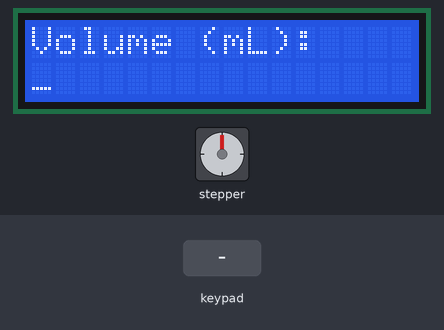
This sketch was run on a simulated Arduino Mega 2560, built with avr-gcc and run on an emulated ATmega2560. On the bench: 16×2 character LCD, stepper motor. Inputs (shaded band) come from the test bench. Stepper angles assume 1600 steps per turn.

Above: at 1.2 s.
1.3 s: keypad keys 2 2 2 3 2 4 2 5 # pressed 0.4 s apart
At 3.7 s:
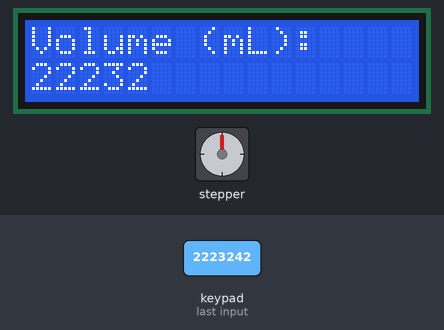
6.4 s: key '1' pressed
At 7.6 s:
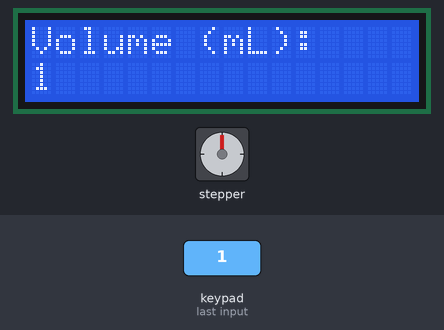
7.9 s: key '#' pressed
At 10.3 s:
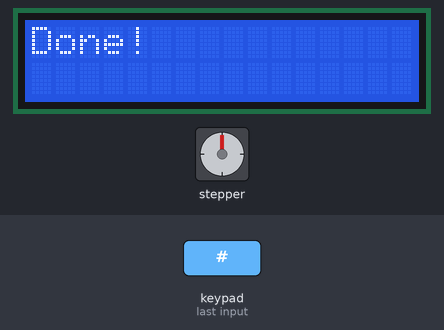
10.6 s: keypad keys 2 6 2 7 2 8 2 9 pressed 0.4 s apart
At 13.2 s:
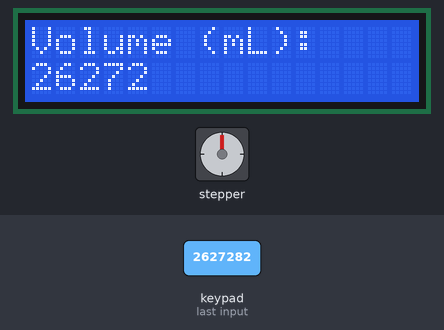
15.3 s: keypad keys 2 6 2 7 2 8 2 9 # pressed 0.4 s apart
At 19.3 s:
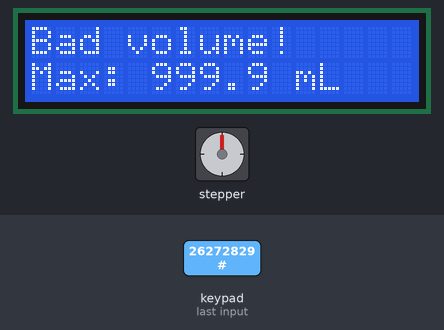
21.5 s: key '2' pressed
At 22.6 s:
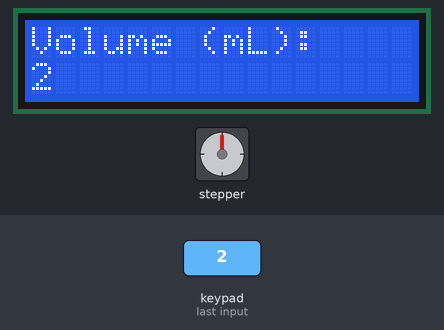
Timing chart, 0 to 24.0 s (numbered marks = the images above; inputs shaded):
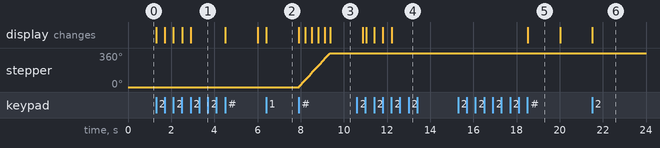

Measured:
- after the input at 1.3 s, the display: first changes at once (image 1 shows a later state)
- after the input at 6.4 s, the display: changes at once (image 2)
- after the input at 7.9 s, stepper: turns 360° clockwise in 1.4 s, starting at once; the display: first changes at once (image 3 shows a later state)
- after the input at 10.6 s, the display: first differs from a run without the input after 0.27 s (image 4 shows a later state)
- after the input at 15.3 s, the display: changes after 3.2 s (image 5)
- after the input at 21.5 s, the display: changes at once (image 6)
- what the display in image 5 shows lasts 1.5 s, from 18.5 s to 20.0 s

The sketch:

Nema_17_Motor_Sketch.ino
```cpp
#include <LiquidCrystal.h>   // Controls the 16x2 LCD display
#include <AccelStepper.h>    // Non-blocking stepper control with speed/acceleration
#include <Keypad.h>          // Reads key presses from the 4x4 membrane keypad

// ══════════════════════════════════════════════════════════════════════
// PUMP CALIBRATION
// These are the two values you will need to measure and adjust once
// the physical pump body is assembled and tubing is installed.
// ══════════════════════════════════════════════════════════════════════

const int   STEPS_PER_REV = 1600;  // Number of steps for one full rotation of the
                                    // NEMA 17 stepper motor at 1/8 microstepping
                                    // via the A4988 driver (200 full steps × 8).
                                    // Adjust if you change the MS1/MS2/MS3 jumper
                                    // settings on the A4988.

const float ML_PER_REV    = 1.0;   // How many mL of liquid the pump dispenses per
                                    // one full motor revolution. This must be
                                    // calibrated empirically: run a known number of
                                    // revolutions, measure the displaced volume with
                                    // a syringe, then divide volume by revolutions.

const float MAX_VOLUME_ML = 999.9; // Maximum volume the user is allowed to enter (mL).
                                    // Prevents accidental extremely long motor runs.

const byte  MAX_INPUT_LEN = 5;     // Maximum number of characters in the volume input
                                    // field (e.g. "999.9" = 5 chars including the dot).

// ══════════════════════════════════════════════════════════════════════
// COMPONENT SETUP
// ══════════════════════════════════════════════════════════════════════

// Stepper motor driver
// DRIVER mode sends STEP and DIR signals to the A4988 driver board.
// The A4988 handles all coil sequencing internally.
//   STEP → D8,  DIR → D9
// RESET and SLEEP pins on the A4988 must be bridged together.
// MS1 and MS2 tied to 5V, MS3 to GND for 1/8 microstepping.
// ENABLE tied to GND to keep the motor always enabled.
// A 100µF capacitor must be placed across VMOT and GND on the A4988.
AccelStepper myStepper(AccelStepper::DRIVER, 8, 9);

// LCD1602 display
// Arguments: RS, Enable, D4, D5, D6, D7
// RW pin (pin 5 on LCD) must be tied to GND for write-only operation —
// leaving it floating causes a blank display even if all other wiring is correct.
// Backlight anode (pin 15) requires a 220Ω current-limiting resistor to 5V.
// Contrast (pin 3 / V0) is set via a 10kΩ potentiometer wiper between 5V and GND.
LiquidCrystal lcd(12, 7, 5, 4, 3, 2);

// 4x4 membrane keypad
// Physical layout:
//   [ 1 ][ 2 ][ 3 ][ A ]  ← A = decimal point
//   [ 4 ][ 5 ][ 6 ][ B ]  ← B unused
//   [ 7 ][ 8 ][ 9 ][ C ]  ← C unused
//   [ * ][ 0 ][ # ][ D ]  ← * = clear/stop,  # = confirm/run,  D unused
const byte ROWS = 4, COLS = 4;
char keys[ROWS][COLS] = {
  {'1','2','3','A'},
  {'4','5','6','B'},
  {'7','8','9','C'},
  {'*','0','#','D'}
};
byte rowPins[ROWS] = {22, 23, 24, 25};  // Arduino pins connected to keypad rows
byte colPins[COLS] = {26, 27, 28, 29};  // Arduino pins connected to keypad columns
Keypad keypad = Keypad(makeKeymap(keys), rowPins, colPins, ROWS, COLS);

// ══════════════════════════════════════════════════════════════════════
// STATE MACHINE
// The program runs in one of two states at any time:
//   ENTERING   — waiting for the user to type a volume on the keypad
//   DISPENSING — motor is running, keypad only checks for cancel (*)
// ══════════════════════════════════════════════════════════════════════
enum State { ENTERING, DISPENSING };
State state = ENTERING;

// ── Runtime variables ─────────────────────────────────────────────────
String inputVolume = "";    // Accumulates the keypad digits as a string (e.g. "12.5")
bool   hasDecimal  = false; // Tracks whether a decimal point has already been entered
                             // so a second '.' keypress is ignored
long   totalSteps  = 0;     // Total steps calculated for the current dispense run,
                             // used to compute the progress percentage

// ══════════════════════════════════════════════════════════════════════
// HELPER FUNCTIONS
// ══════════════════════════════════════════════════════════════════════

// Prints a string on the specified LCD row (0 = top, 1 = bottom).
// Pads with trailing spaces to exactly 16 characters, which overwrites any
// leftover characters from a previous longer string without calling lcd.clear()
// (which would cause visible flicker).
void lcdPrintLine(byte row, String text) {
  lcd.setCursor(0, row);
  while (text.length() < 16) text += ' ';
  lcd.print(text);
}

// Displays the volume entry prompt on the LCD.
// Top line: static label.  Bottom line: current input, or "_" if empty.
void showEnterPrompt() {
  lcdPrintLine(0, "Volume (mL):");
  lcdPrintLine(1, inputVolume.length() ? inputVolume : "_");
}

// ══════════════════════════════════════════════════════════════════════
// SETUP — runs once on power-on or reset
// ══════════════════════════════════════════════════════════════════════
void setup() {
  lcd.begin(16, 2);              // Initialise LCD as 16 columns, 2 rows

  myStepper.setMaxSpeed(3000);   // Hard ceiling on step rate (steps/sec).
                                  // The A4988 + NEMA 17 can handle much higher rates
                                  // than the old 28BYJ-48; tune down if stalling occurs.

  showEnterPrompt();             // Show the initial volume entry screen
}

// ══════════════════════════════════════════════════════════════════════
// MAIN LOOP — runs repeatedly
// ══════════════════════════════════════════════════════════════════════
void loop() {

  // ── DISPENSING state ──────────────────────────────────────────────
  // While the motor is running, skip normal keypad handling and only
  // check for an emergency stop (*). Then advance the motor one step.
  if (state == DISPENSING) {
    char key = keypad.getKey();
    if (key == '*') {
      // Emergency stop: sets the motor's current position as its target,
      // making distanceToGo() immediately return 0 and halting the run.
      // myStepper.stop() is NOT used here because it decelerates gradually,
      // which means distanceToGo() stays non-zero and the done branch
      // in runOneStep() never triggers.
      myStepper.setCurrentPosition(myStepper.currentPosition());
    }
    runOneStep();
    return; // Skip the rest of loop() — no normal keypad input while dispensing
  }

  // ── ENTERING state ────────────────────────────────────────────────
  char key = keypad.getKey();
  if (!key) return; // No key pressed this cycle, nothing to do

  // ── Digit keys (0–9) ──────────────────────────────────────────────
  if (key >= '0' && key <= '9') {
    if (inputVolume.length() < MAX_INPUT_LEN) {
      // Prevent multiple leading zeros (e.g. "00" is not valid)
      // but allow "0." as a valid start for values less than 1 mL
      if (!(inputVolume == "0" && key == '0')) {
        inputVolume += key;
        showEnterPrompt();
      }
    }
    // Silently ignore input beyond MAX_INPUT_LEN characters

  // ── A key — decimal point ─────────────────────────────────────────
  } else if (key == 'A') {
    // Only insert a decimal if one hasn't been added yet, and there is
    // still room for at least one digit after it
    if (!hasDecimal && inputVolume.length() < MAX_INPUT_LEN - 1) {
      if (inputVolume.length() == 0) inputVolume = "0"; // Prefix bare "." with "0"
      inputVolume += '.';
      hasDecimal = true;
      showEnterPrompt();
    }

  // ── * key — clear input ───────────────────────────────────────────
  } else if (key == '*') {
    inputVolume = "";
    hasDecimal  = false;
    showEnterPrompt();

  // ── # key — confirm and start dispensing ─────────────────────────
  } else if (key == '#') {
    // Reject empty input or a bare zero
    if (inputVolume.length() == 0 || inputVolume == "0") return;

    float volume = inputVolume.toFloat();

    // Validate range — reject zero, negative, or over the safety ceiling
    if (volume <= 0 || volume > MAX_VOLUME_ML) {
      lcdPrintLine(0, "Bad volume!");
      lcdPrintLine(1, "Max: 999.9 mL");
      delay(1500);
      inputVolume = "";
      hasDecimal  = false;
      showEnterPrompt();
      return;
    }

    // Calculate how many motor steps are needed to dispense the requested volume.
    // Formula: (volume / mL_per_rev) gives the number of revolutions needed,
    // multiplied by steps_per_rev to convert to steps.
    totalSteps = (long)((volume / ML_PER_REV) * STEPS_PER_REV);

    myStepper.move(totalSteps);  // Queue the target position (relative move)
    myStepper.setSpeed(1400);    // Set constant run speed (steps/sec).
                                  // runSpeedToPosition() uses this value directly
                                  // and ignores any acceleration ramp.
                                  // Tune this value after calibration — the NEMA 17
                                  // can run significantly faster than the old 28BYJ-48.
    state = DISPENSING;          // Switch state machine to dispensing mode

    lcdPrintLine(0, String(volume, 1) + " mL");  // e.g. "5.0 mL"
    lcdPrintLine(1, "Running [*]=stop");
  }
}

// ══════════════════════════════════════════════════════════════════════
// NON-BLOCKING STEP FUNCTION
// Called once per loop() tick while in DISPENSING state.
// Advances the motor by one step if it's time to do so, and updates
// the progress display. When the target is reached (or the run is
// cancelled) it resets the state machine back to ENTERING.
// ══════════════════════════════════════════════════════════════════════
void runOneStep() {
  if (myStepper.distanceToGo() != 0) {
    // runSpeedToPosition() moves toward the target at the fixed speed set
    // by setSpeed(). Unlike run(), it ignores acceleration, giving a smooth
    // constant-speed dispense with no ramp up or ramp down.
    myStepper.runSpeedToPosition();

    // Update the progress percentage on the LCD.
    // Only recalculate every 64 steps to avoid spending too much time on
    // LCD writes, which are slow and would otherwise slow the step rate.
    long remaining = abs(myStepper.distanceToGo());
    if (remaining % 64 == 0) {
      int pct = (int)(100L * (totalSteps - remaining) / totalSteps);
      lcdPrintLine(1, "Progress: " + String(pct) + "%  ");
    }

  } else {
    // distanceToGo() == 0 means either the run completed normally,
    // or the emergency stop zeroed out the target position.
    state      = ENTERING;
    inputVolume = "";
    hasDecimal  = false;
    lcdPrintLine(0, "Done!");
    lcdPrintLine(1, "");
    delay(1500);          // Pause so the user can read the done message
    showEnterPrompt();    // Return to the volume entry screen
  }
}
```
